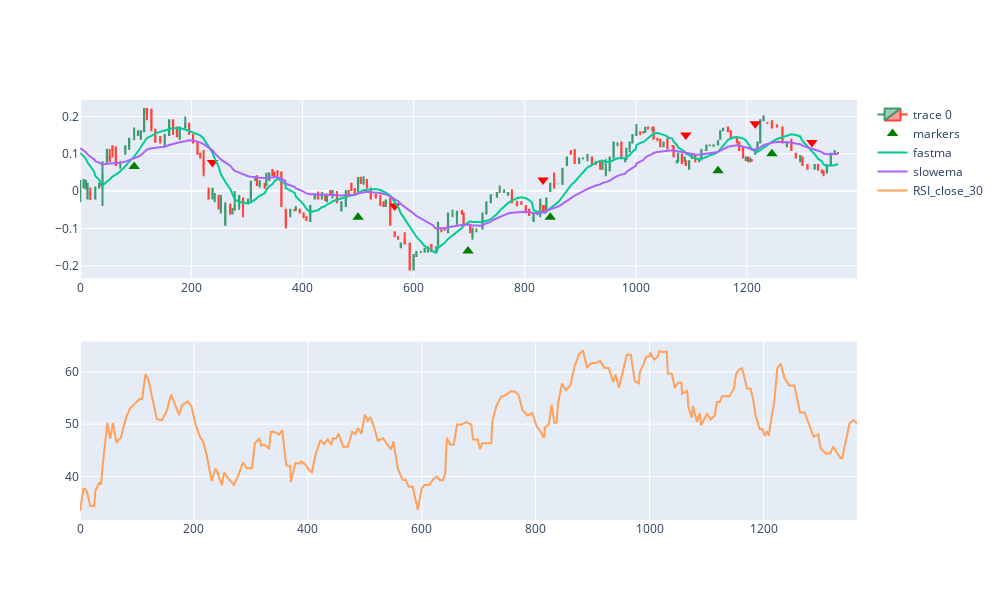

Notebook cell for this chart:
### Code cell
#create a grpah
lc = ['fastma','slowema'] #show these indicators on the same graph as price
ac = [['RSI_close_30']]   #show this indicator as additional graph
mpl.plotChartWithSignal(df,example_date, lines_col=lc, show_cross_idx=False, additiona_ind=ac)

### Figure 1 — Plotly figure (JSON) as saved in the notebook; plotly's stock layout.template omitted (floating-point values rounded to 4 significant figures; data arrays with more than 128 entries replaced by an {"elided": "..."} marker saying what was removed)
{"data": [{"close": {"elided": "229 float values"}, "high": {"elided": "229 float values"}, "low": {"elided": "229 float values"}, "open": {"elided": "229 float values"}, "type": "candlestick", "x": {"elided": "229 int values"}}, {"marker": {"color": ["green", "red", "green", "red", "green", "red", "green", "red", "green", "red", "green", "red"], "size": 10, "symbol": ["triangle-up", "triangle-down", "triangle-up", "triangle-down", "triangle-up", "triangle-down", "triangle-up", "triangle-down", "triangle-up", "triangle-down", "triangle-up", "triangle-down"]}, "mode": "markers", "name": "markers", "type": "scatter", "x": [97, 238, 500, 566, 698, 833, 846, 1090, 1148, 1215, 1245, 1317], "y": [0.066, 0.0766, -0.07, -0.04, -0.16, 0.03, -0.07, 0.15, 0.0547, 0.18, 0.1, 0.13]}, {"mode": "lines", "name": "fastma", "type": "scatter", "x": {"elided": "229 int values"}, "y": {"elided": "229 float values"}}, {"mode": "lines", "name": "slowema", "type": "scatter", "x": {"elided": "229 int values"}, "y": {"elided": "229 float values"}}, {"mode": "lines", "name": "RSI_close_30", "type": "scatter", "x": {"elided": "229 int values"}, "xaxis": "x2", "y": {"elided": "229 float values"}, "yaxis": "y2"}], "layout": {"height": 600, "width": 1000, "xaxis": {"anchor": "y", "domain": [0, 1], "rangeslider": {"visible": false}}, "xaxis2": {"anchor": "y2", "domain": [0, 1]}, "yaxis": {"anchor": "x", "domain": [0.575, 1]}, "yaxis2": {"anchor": "x2", "domain": [0, 0.425]}}}
